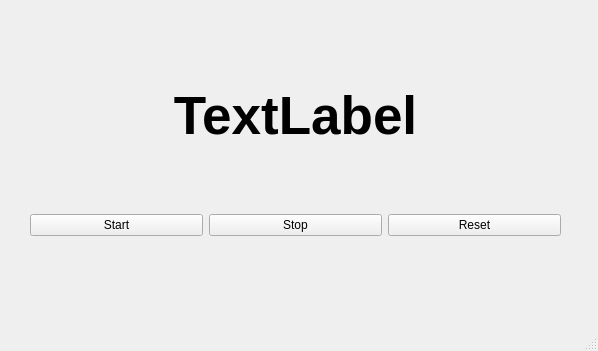
<?xml version="1.0" encoding="UTF-8"?>
<ui version="4.0">
 <class>MainWindow</class>
 <widget class="QMainWindow" name="MainWindow">
  <property name="geometry">
   <rect>
    <x>0</x>
    <y>0</y>
    <width>598</width>
    <height>351</height>
   </rect>
  </property>
  <property name="windowTitle">
   <string>MainWindow</string>
  </property>
  <widget class="QWidget" name="centralwidget">
   <widget class="QWidget" name="verticalLayoutWidget">
    <property name="geometry">
     <rect>
      <x>30</x>
      <y>40</y>
      <width>531</width>
      <height>151</height>
     </rect>
    </property>
    <layout class="QVBoxLayout" name="verticalLayout">
     <item>
      <widget class="QLabel" name="elapsedTimeLabel">
       <property name="font">
        <font>
         <pointsize>40</pointsize>
         <weight>75</weight>
         <bold>true</bold>
        </font>
       </property>
       <property name="text">
        <string>TextLabel</string>
       </property>
       <property name="alignment">
        <set>Qt::AlignCenter</set>
       </property>
      </widget>
     </item>
    </layout>
   </widget>
   <widget class="QWidget" name="horizontalLayoutWidget">
    <property name="geometry">
     <rect>
      <x>30</x>
      <y>200</y>
      <width>531</width>
      <height>51</height>
     </rect>
    </property>
    <layout class="QHBoxLayout" name="horizontalLayout">
     <item>
      <widget class="QPushButton" name="startButton">
       <property name="text">
        <string>Start</string>
       </property>
      </widget>
     </item>
     <item>
      <widget class="QPushButton" name="stopButton">
       <property name="text">
        <string>Stop</string>
       </property>
      </widget>
     </item>
     <item>
      <widget class="QPushButton" name="resetButton">
       <property name="text">
        <string>Reset</string>
       </property>
      </widget>
     </item>
    </layout>
   </widget>
  </widget>
  <widget class="QMenuBar" name="menubar">
   <property name="geometry">
    <rect>
     <x>0</x>
     <y>0</y>
     <width>598</width>
     <height>25</height>
    </rect>
   </property>
  </widget>
  <widget class="QStatusBar" name="statusbar"/>
 </widget>
 <resources/>
 <connections/>
</ui>
